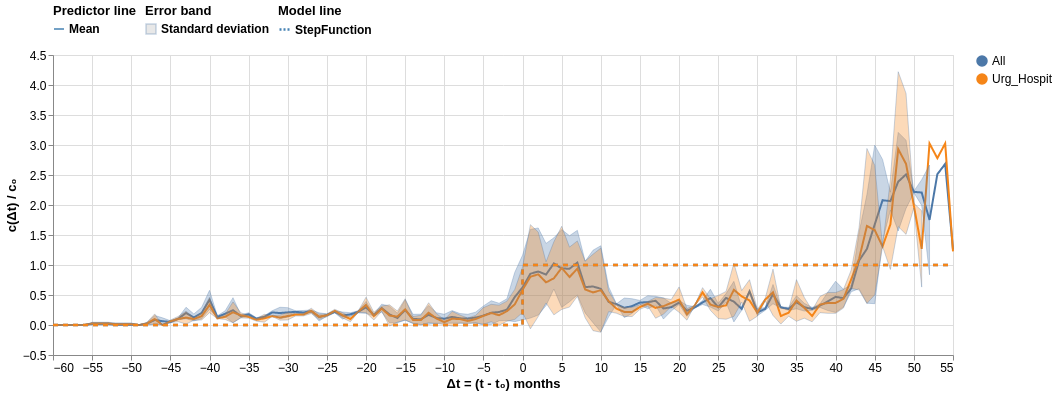

Specify this chart in Vega-Lite:
### Vega-Lite specification from a JSON file in a GitHub repository (floating-point values rounded to 4 significant figures; data arrays with more than 128 entries replaced by an {"elided": "..."} marker saying what was removed)
{"config": {"view": {"continuousWidth": 300, "continuousHeight": 300}, "axis": {"labelFontSize": 12, "labelLimit": 500, "titleFontSize": 13}, "legend": {"labelFontSize": 12, "labelLimit": 500, "titleFontSize": 13}}, "layer": [{"mark": {"type": "line"}, "encoding": {"color": {"field": "value", "sort": {"field": "n_visit", "op": "sum", "order": "descending"}, "title": null, "type": "nominal"}, "opacity": {"condition": {"param": "param_26", "value": 1}, "value": 0.2}, "strokeDash": {"field": "legend_predictor", "legend": {"labelFontSize": 12, "labelFontStyle": "bold", "orient": "top", "symbolStrokeColor": "steelblue", "symbolType": "stroke"}, "title": "Predictor line", "type": "nominal"}, "x": {"field": "normalized_date", "scale": {"nice": false}, "title": "Δt = (t - t₀) months", "type": "quantitative"}, "y": {"aggregate": "mean", "axis": {"grid": true}, "field": "normalized_c", "title": "c(Δt) / c₀", "type": "quantitative"}}, "name": "view_23", "transform": [{"filter": "(datum.c_0 >= c_0_min.c_0_min)"}, {"filter": "(datum.t_0 <= t_0.t_0)"}, {"filter": "(datum.error <= error_max.error_max)"}, {"fold": ["stay_type", "care_site_short_name"], "as": ["index", "value"]}, {"joinaggregate": [{"op": "sum", "field": "n_visit", "as": "sum_visit"}], "groupby": ["value", "date"]}, {"joinaggregate": [{"op": "max", "field": "sum_visit", "as": "max_visit"}], "groupby": ["value"]}, {"calculate": "((datum.sum_visit / datum.max_visit) / datum.c_0)", "as": "normalized_c"}, {"filter": {"param": "param_25"}}]}, {"mark": {"type": "errorband", "extent": "stdev"}, "encoding": {"color": {"field": "value", "sort": {"field": "n_visit", "op": "sum", "order": "descending"}, "title": null, "type": "nominal"}, "opacity": {"condition": {"param": "param_27", "value": 0.3}, "value": 0.05}, "stroke": {"field": "legend_error_band", "legend": {"labelFontSize": 12, "labelFontStyle": "bold", "orient": "top", "symbolType": "square"}, "title": "Error band", "type": "nominal"}, "x": {"field": "normalized_date", "scale": {"nice": false}, "title": "Δt = (t - t₀) months", "type": "quantitative"}, "y": {"aggregate": "mean", "axis": {"grid": true}, "field": "normalized_c", "title": "c(Δt) / c₀", "type": "quantitative"}}, "name": "view_24", "transform": [{"filter": "(datum.c_0 >= c_0_min.c_0_min)"}, {"filter": "(datum.t_0 <= t_0.t_0)"}, {"filter": "(datum.error <= error_max.error_max)"}, {"fold": ["stay_type", "care_site_short_name"], "as": ["index", "value"]}, {"joinaggregate": [{"op": "sum", "field": "n_visit", "as": "sum_visit"}], "groupby": ["value", "date"]}, {"joinaggregate": [{"op": "max", "field": "sum_visit", "as": "max_visit"}], "groupby": ["value"]}, {"calculate": "((datum.sum_visit / datum.max_visit) / datum.c_0)", "as": "normalized_c"}, {"filter": {"param": "param_25"}}]}, {"mark": {"type": "line", "color": "black", "interpolate": "step-after", "strokeDash": [5, 5]}, "encoding": {"color": {"field": "value", "sort": {"field": "n_visit", "op": "sum", "order": "descending"}, "title": null, "type": "nominal"}, "opacity": {"condition": {"param": "param_28", "value": 1}, "value": 0.2}, "strokeWidth": {"field": "legend_model", "legend": {"labelFontSize": 12, "labelFontStyle": "bold", "orient": "top", "symbolDash": [2, 2], "symbolStrokeColor": "steelblue", "symbolType": "stroke"}, "title": "Model line"}, "x": {"field": "normalized_date", "scale": {"nice": false}, "title": "Δt = (t - t₀) months", "type": "quantitative"}, "y": {"field": "model", "type": "quantitative"}}, "name": "view_25", "transform": [{"filter": "(datum.c_0 >= c_0_min.c_0_min)"}, {"filter": "(datum.t_0 <= t_0.t_0)"}, {"filter": "(datum.error <= error_max.error_max)"}, {"fold": ["stay_type", "care_site_short_name"], "as": ["index", "value"]}, {"joinaggregate": [{"op": "sum", "field": "n_visit", "as": "sum_visit"}], "groupby": ["value", "date"]}, {"joinaggregate": [{"op": "max", "field": "sum_visit", "as": "max_visit"}], "groupby": ["value"]}, {"calculate": "((datum.sum_visit / datum.max_visit) / datum.c_0)", "as": "normalized_c"}, {"filter": {"param": "param_25"}}]}], "data": {"name": "data-a6bd7b944faa896ef045ec9dd0e973c1"}, "height": 300, "params": [{"name": "param_26", "select": {"type": "point", "fields": ["value"]}, "bind": "legend", "views": ["view_23"]}, {"name": "param_27", "select": {"type": "point", "fields": ["value"]}, "bind": "legend", "views": ["view_24"]}, {"name": "param_28", "select": {"type": "point", "fields": ["value"]}, "bind": "legend", "views": ["view_25"]}, {"name": "param_25", "select": {"type": "point", "fields": ["index"]}, "bind": {"input": "radio", "options": ["stay_type", "care_site_short_name"], "labels": ["Stay type", "Care site short name"], "name": "Group by: "}, "value": "stay_type", "views": ["view_23"]}, {"name": "c_0_min", "select": {"type": "point", "fields": ["c_0_min"]}, "bind": {"input": "range", "max": 0.84, "min": 0, "name": "c₀ min: ", "step": 0.01}, "value": 0, "views": ["view_23"]}, {"name": "t_0", "select": {"type": "point", "fields": ["t_0"]}, "bind": {"input": "t_0", "name": "t₀ max: "}, "value": "2021-04-01", "views": ["view_23"]}, {"name": "error_max", "select": {"type": "point", "fields": ["error_max"]}, "bind": {"input": "range", "max": 0.12, "min": 0, "name": "error max: ", "step": 0.01}, "value": 0.12, "views": ["view_23"]}], "width": 900, "$schema": "https://vega.github.io/schema/vega-lite/v5.8.0.json", "datasets": {"data-a6bd7b944faa896ef045ec9dd0e973c1": {"elided": "690 records"}}}
